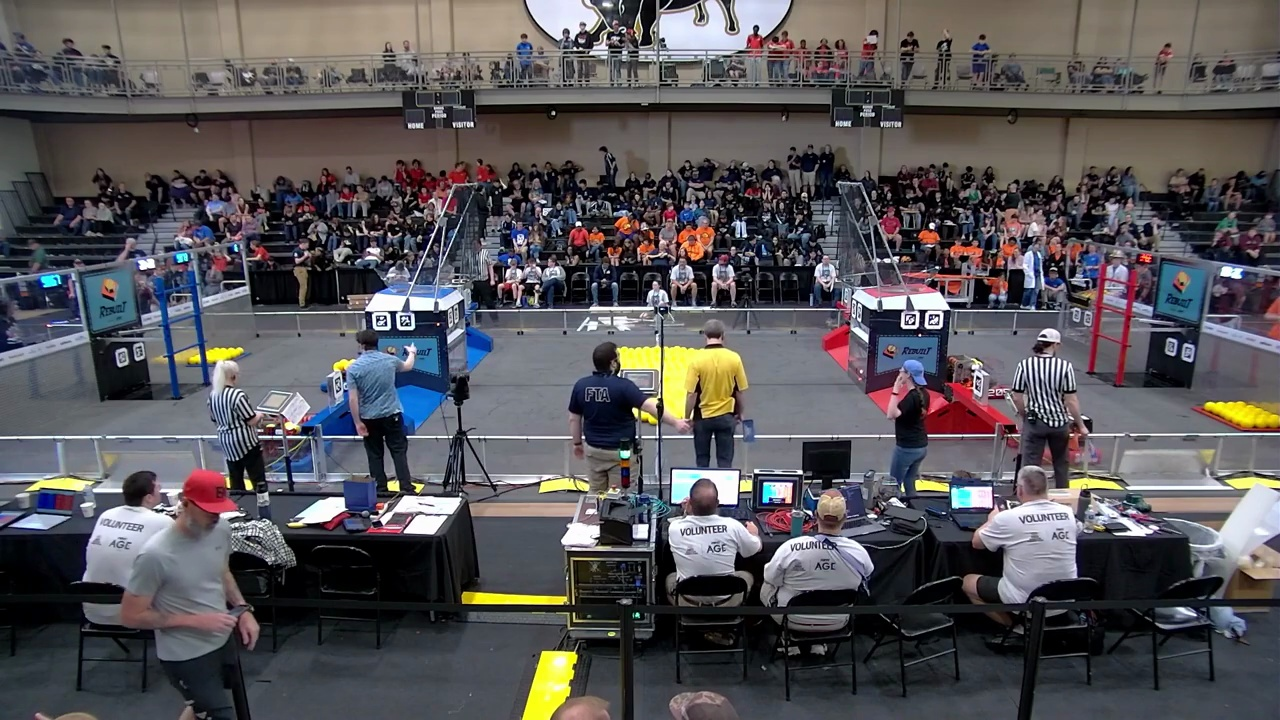
#> input picture media/field_dataset/field_000000_end.jpg, 1280 x 720 px
$ python -i test_match_icons.py   (imports and definitions only)
#> lines starting #> are read from the running program, lines starting #| are printed output that depends on the picture; after the words box and inside, x2 and y2 are one past the last pixel; in counts of white or black regions, pixels touching at a corner belong together
#> further down, picture is the input picture: shape (720, 1280, 3); mean B, G, R 87.5, 84.3, 86.8
from __future__ import annotations

import argparse
import sys
import time
from dataclasses import dataclass
from pathlib import Path
from typing import Optional

import cv2
import numpy as np

try:
    from mss import mss
except Exception:
    mss = None


YELLOW_KERNEL = np.ones((5, 5), dtype=np.uint8)
EXPAND_KERNEL = np.ones((9, 9), dtype=np.uint8)
BLACK_KERNEL = np.ones((3, 3), dtype=np.uint8)


@dataclass
class DetectionState:
    active: bool = False
    present_streak: int = 0
    missing_streak: int = 0
    started_at: Optional[float] = None
    ended_at: Optional[float] = None


@dataclass
class MatchResult:
    score_a: float
    loc_a: tuple[int, int]
    size_a: tuple[int, int]
    score_b: float
    loc_b: tuple[int, int]
    size_b: tuple[int, int]
    visible: bool = False


@dataclass
class TemplateSet:
    full: np.ndarray
    search: np.ndarray
    scale: float


# [94 lines left out: functions parse_args, load_template, not called in this run]


def build_shape_signature(image: np.ndarray) -> np.ndarray:
    hsv = cv2.cvtColor(image, cv2.COLOR_BGR2HSV)
#> hsv: shape (720, 1280, 3); mean H, S, V 91.3, 69.4, 96.8

    yellow_mask = cv2.inRange(hsv, (15, 60, 80), (45, 255, 255))
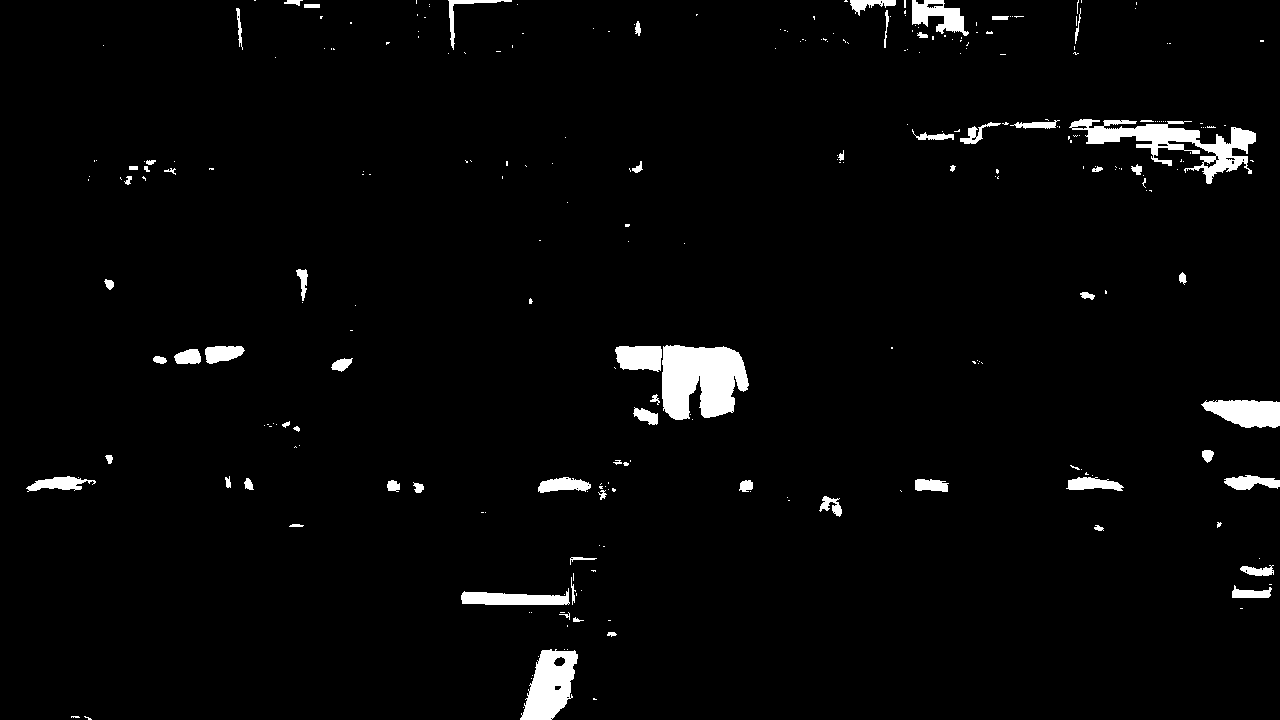
#> yellow_mask: shape (720, 1280); 2.8% white; 280 white regions (213 under 20 px), largest, box (x1, y1, x2, y2) and area: (662, 345, 749, 420) 5030, (1069, 119, 1256, 184) 3945, (520, 649, 578, 720) 2606
    black_mask = cv2.inRange(hsv, (0, 0, 0), (180, 255, 95))
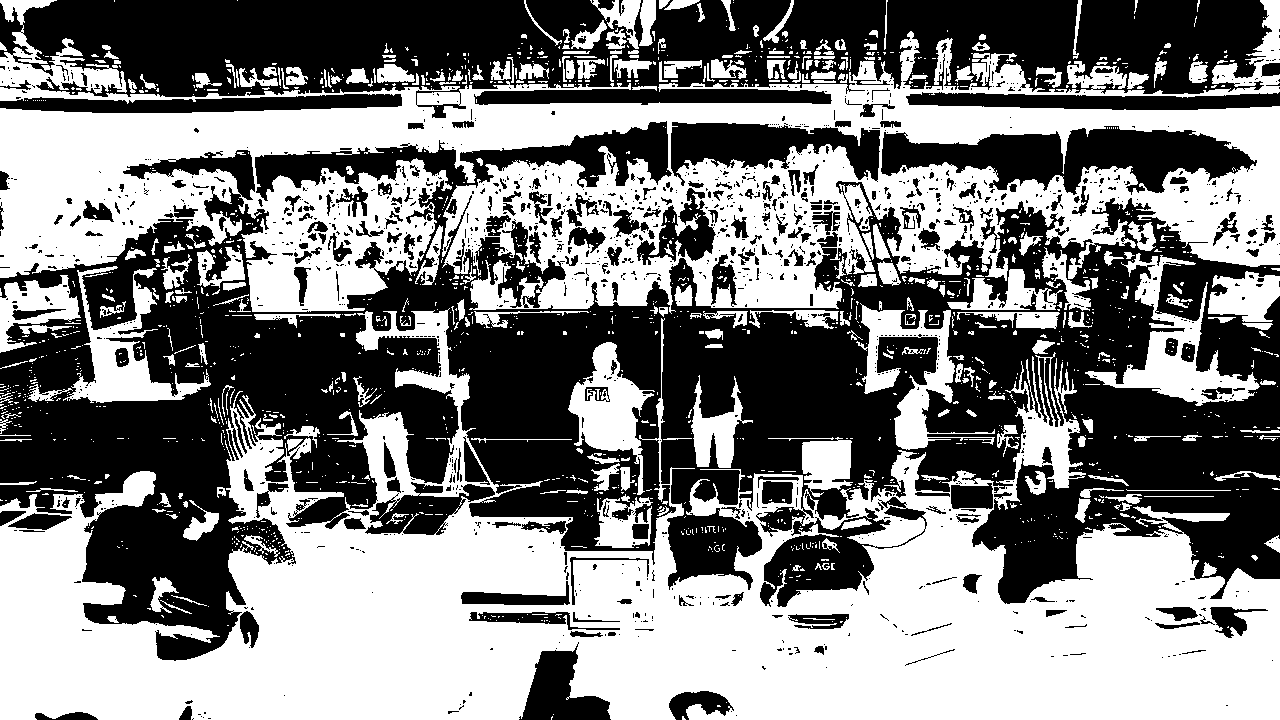
#> black_mask: shape (720, 1280); 50.4% white; 1425 black regions (1160 under 20 px), largest, box (x1, y1, x2, y2) and area: (0, 121, 1280, 661) 286391, (0, 0, 1272, 118) 95228, (881, 126, 1257, 195) 14037

    yellow_mask = cv2.morphologyEx(yellow_mask, cv2.MORPH_CLOSE, YELLOW_KERNEL)
#> yellow_mask: shape (720, 1280); 3% white; 172 white regions (103 under 20 px), largest, box (x1, y1, x2, y2) and area: (615, 345, 749, 420) 6294, (1069, 119, 1256, 184) 4697, (520, 649, 578, 720) 2724
    yellow_mask = cv2.morphologyEx(yellow_mask, cv2.MORPH_OPEN, YELLOW_KERNEL)
#> yellow_mask: shape (720, 1280); 2.7% white; 46 white regions (1 under 20 px), largest, box (x1, y1, x2, y2) and area: (616, 345, 748, 420) 6279, (1071, 119, 1256, 183) 4490, (521, 649, 578, 720) 2703

    expanded_yellow = cv2.dilate(yellow_mask, EXPAND_KERNEL, iterations=1)
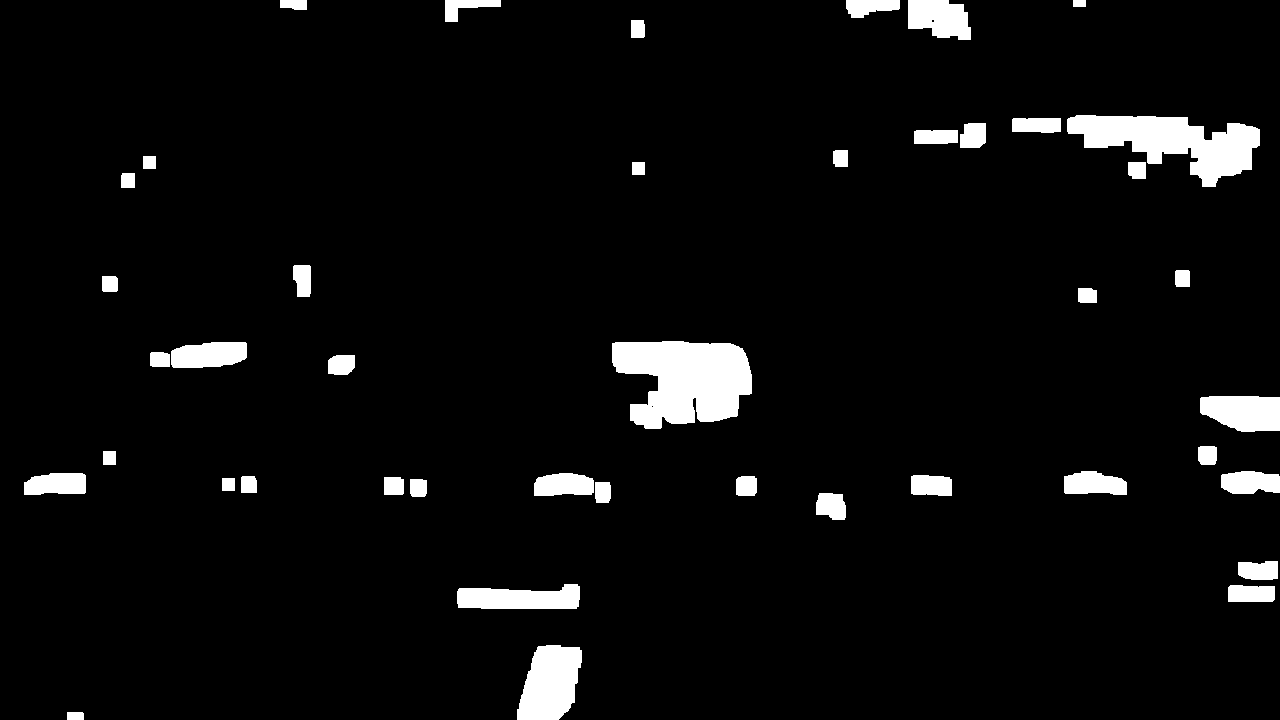
#> expanded_yellow: shape (720, 1280); 4.9% white; 43 white regions, largest, box (x1, y1, x2, y2) and area: (612, 341, 752, 429) 9027, (1067, 115, 1260, 187) 7171, (517, 645, 582, 720) 3691
    black_on_yellow = cv2.bitwise_and(black_mask, expanded_yellow)
#> black_on_yellow: shape (720, 1280); 1.4% white; 148 white regions (91 under 20 px), largest, box (x1, y1, x2, y2) and area: (1067, 115, 1204, 137) 1785, (457, 584, 580, 609) 1226, (1212, 123, 1260, 160) 952
    black_on_yellow = cv2.morphologyEx(black_on_yellow, cv2.MORPH_OPEN, BLACK_KERNEL)
#> black_on_yellow: shape (720, 1280); 1.2% white; 76 white regions (18 under 20 px), largest, box (x1, y1, x2, y2) and area: (1067, 115, 1204, 135) 1758, (457, 584, 580, 609) 1150, (1212, 123, 1260, 157) 936

    signature = np.zeros(image.shape[:2], dtype=np.uint8)
    signature[yellow_mask > 0] = 96
    signature[black_on_yellow > 0] = 255
    return signature


# [148 lines left out: functions build_template_set, open_video_source, capture_screen_frame, crop_roi, match_template_gray, run_match and 2 more, not called in this run]


def get_frame_count(cap: cv2.VideoCapture) -> int:
    value = int(cap.get(cv2.CAP_PROP_FRAME_COUNT) or 0)
    return max(0, value)


# [422 lines left out: functions get_video_fps, format_video_time, read_frame_at, evaluate_frame_at, find_first_positive_in_range, refine_start_frame and 5 more, not called in this run]


# [2 lines not run here, left out]

>>> import cv2
>>> picture = cv2.imread('media/field_dataset/field_000000_end.jpg')
>>> result = build_shape_signature(picture)
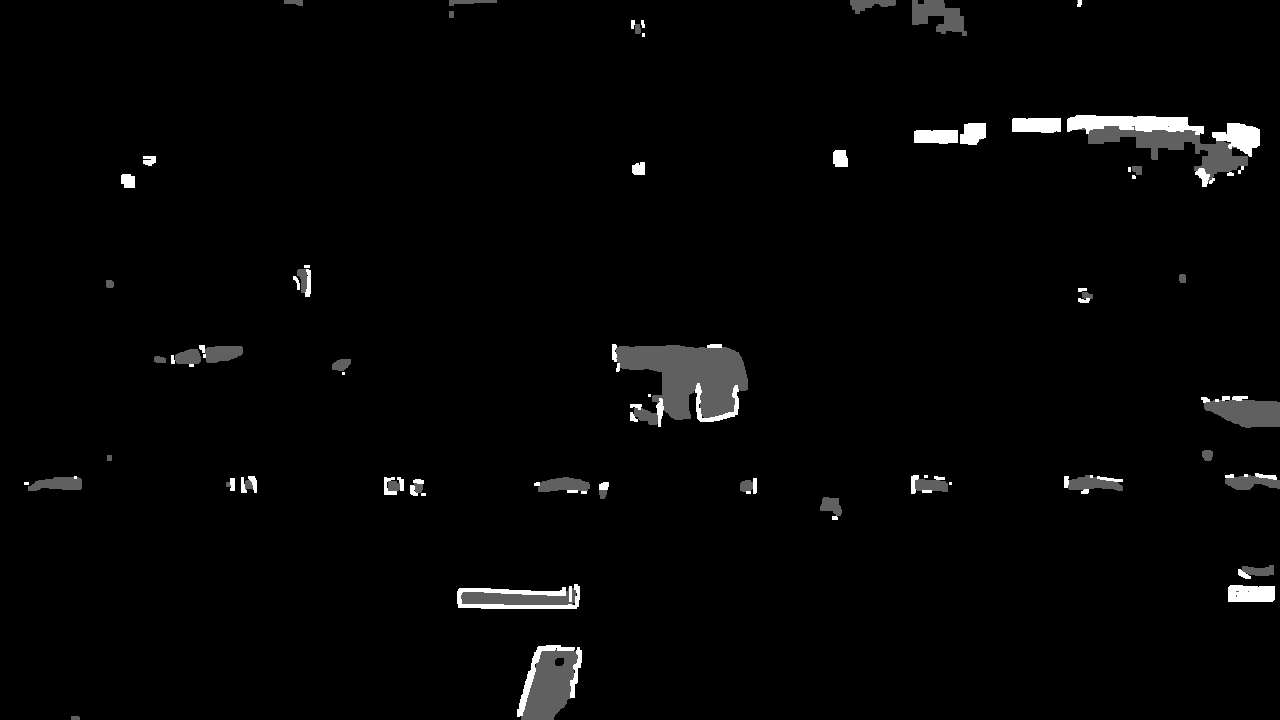
#> result: shape (720, 1280); min 0, max 255, mean 5.3

$ run again, on media/field_dataset/field_000001_end.jpg
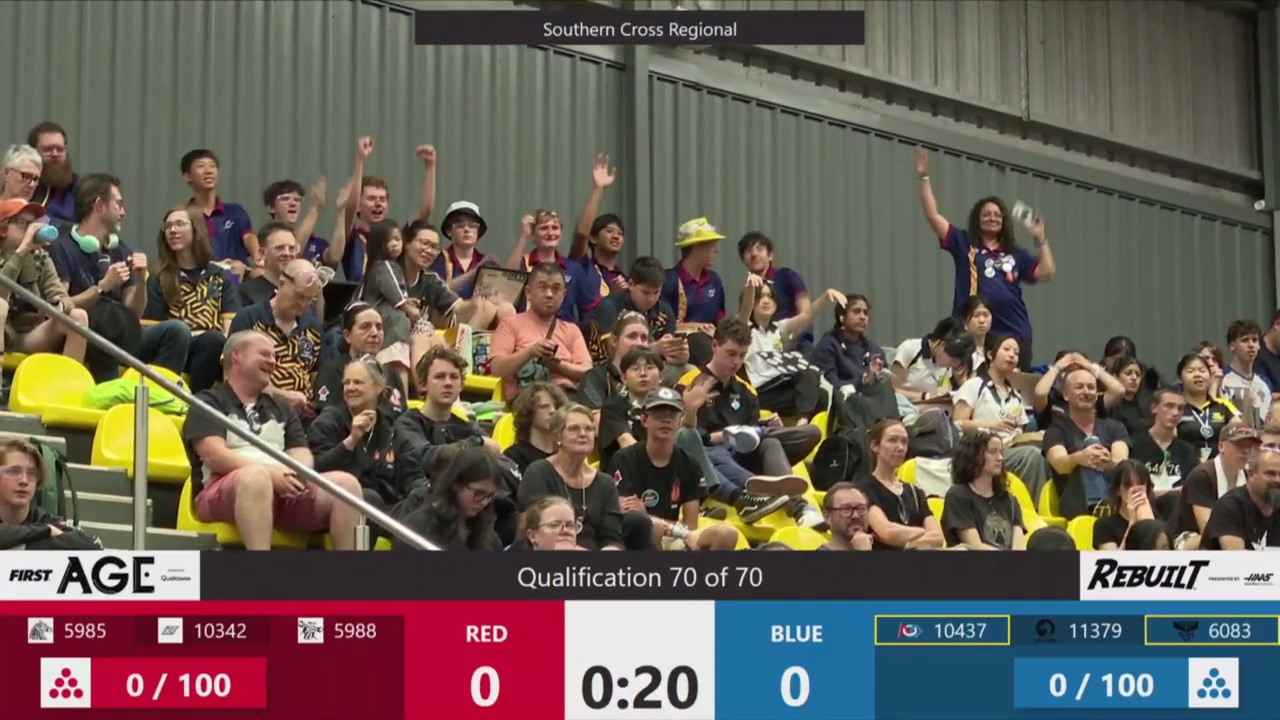
#> input picture media/field_dataset/field_000001_end.jpg, 1280 x 720 px
#> picture is the input picture: shape (720, 1280, 3); mean B, G, R 85.1, 93.5, 103.8
#> hsv: shape (720, 1280, 3); mean H, S, V 58.2, 81.1, 113.4
#> in build_shape_signature, `yellow_mask = cv2.inRange(hsv, (15, 60, 80), (45, 255, 255))`:
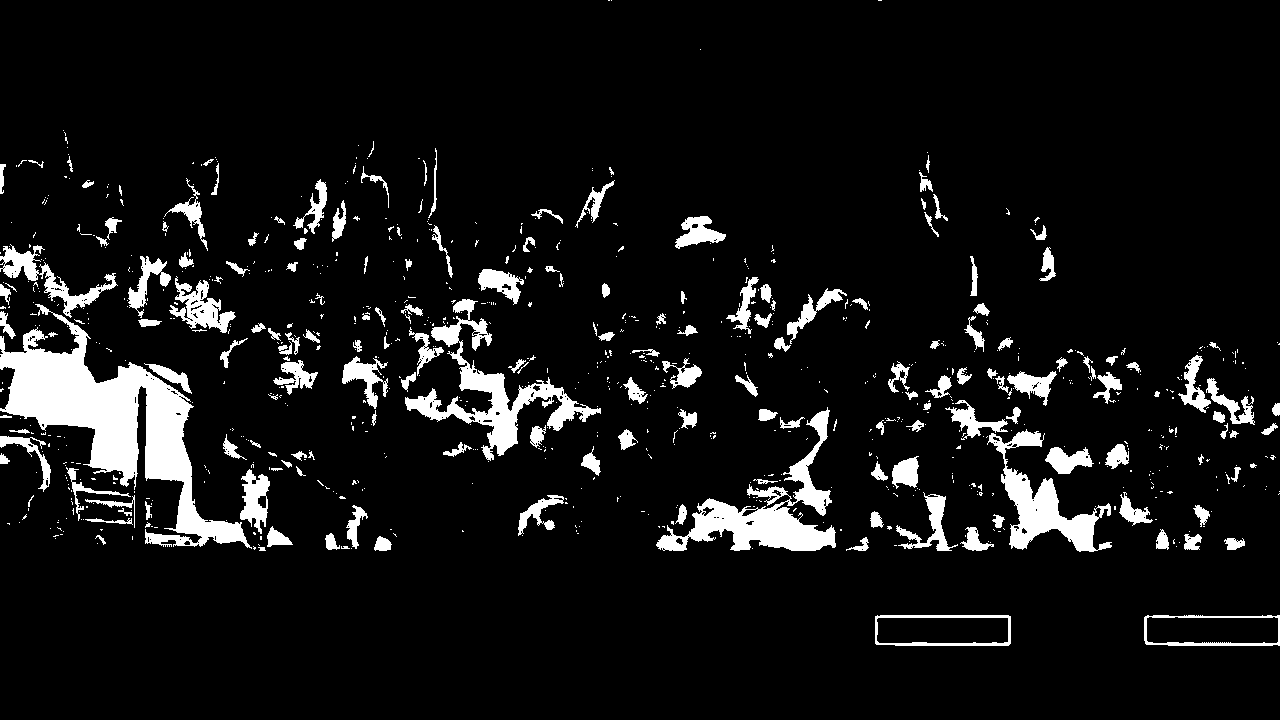
#> yellow_mask: shape (720, 1280); 8.1% white; 853 white regions (671 under 20 px), largest, box (x1, y1, x2, y2) and area: (0, 304, 252, 549) 17722, (656, 407, 836, 551) 6846, (405, 299, 601, 461) 6230
#> black_mask: shape (720, 1280); 36.5% white; 748 white regions (595 under 20 px), largest, box (x1, y1, x2, y2) and area: (3, 0, 1280, 600) 270720, (908, 195, 1052, 395) 10342, (0, 423, 135, 550) 8004
#> expanded_yellow: shape (720, 1280); 15.2% white; 83 white regions, largest, box (x1, y1, x2, y2) and area: (0, 242, 294, 551) 34795, (885, 359, 1154, 556) 14930, (398, 295, 605, 464) 14223
#> `result = build_shape_signature(picture)`:
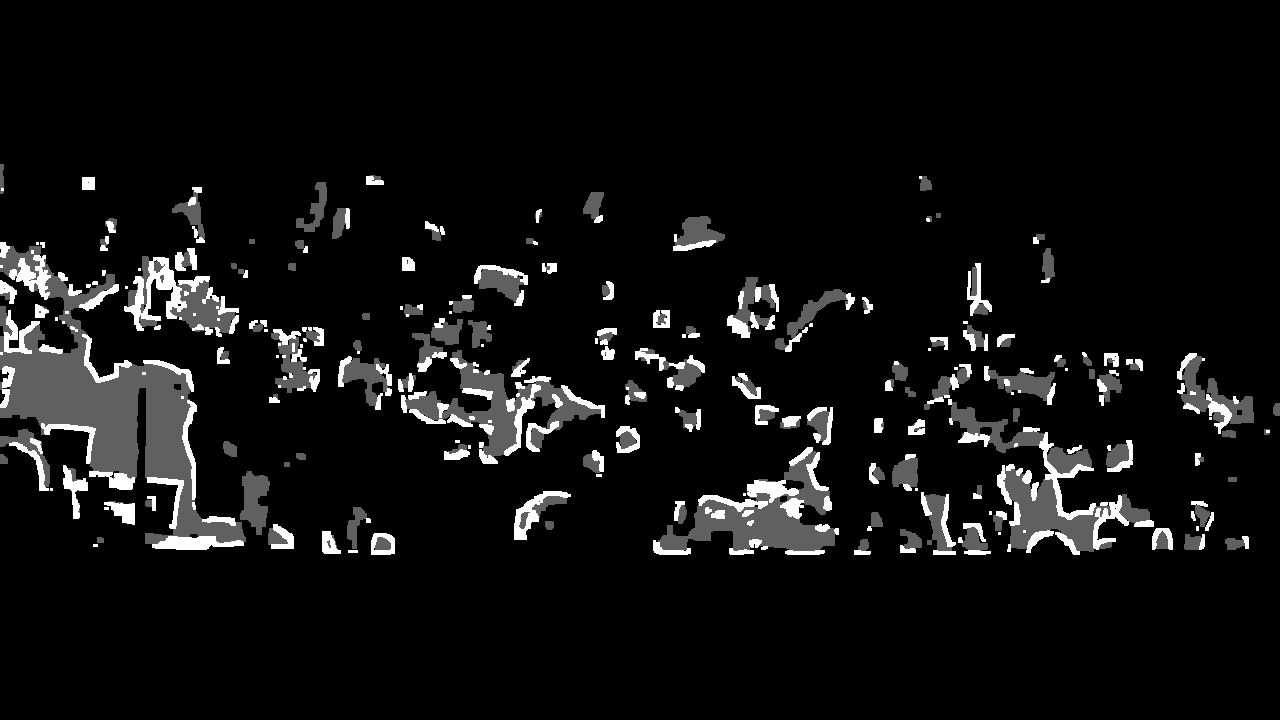
#> result: shape (720, 1280); min 0, max 255, mean 16.8
